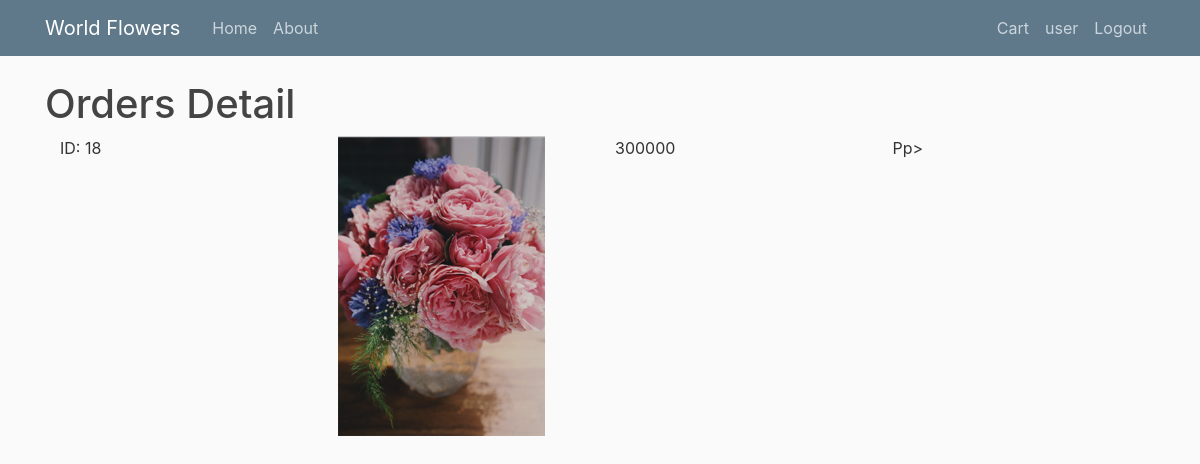
The app's page /user/orders_detail (signed in) with its own data.
### users/models.py (models this page shows, shortened)
class Order(models.Model):
    user = models.ForeignKey(User, on_delete=models.CASCADE)
    receiver = models.CharField(max_length=30)
    items_ordered = models.ManyToManyField(ItemSelection)
    date_ordered = models.DateTimeField(default = timezone.now())
    order_status = models.CharField(choices=ORDER_STATUS_CHOICES, max_length=1,null=False,default='P')
    address = models.CharField(max_length=70)
    phone = models.CharField(max_length=12)
    def __str__(self):
        return self.user.last_name + " " + self.user.first_name + " ordered " + ", ".join([i.item.title for i in self.items_ordered.all()])
    def get_cart_items(self):
        return self.items_ordered.all()
    def get_total_order_price(self):
        return sum([i.item.price*i.quantity for i in self.items_ordered.all()])
    get_total_order_price.short_description = 'Total cost'

class ItemSelection(models.Model):
    user = models.ForeignKey(User,on_delete=models.CASCADE)
    item = models.ForeignKey(Item, on_delete=models.CASCADE)
    quantity = models.PositiveSmallIntegerField(default=1)
    ordered = models.BooleanField(default=False)

### products/models.py (models this page shows, shortened)
class Item(models.Model):
    category = models.CharField(max_length=30)
    title = models.CharField(max_length=30)
    description = models.TextField(default='')
    price = models.PositiveIntegerField()
    number_item_left = models.PositiveIntegerField(default=1)
    tag = models.CharField(max_length=50) # This field must be divided by comma (,) between each tag
    weight = models.DecimalField(max_digits=5, decimal_places=2, default=1.0)
    dimension = models.CharField(max_length=20, default='? x ? x ? cm')

class ItemImage(models.Model):
    item = models.ForeignKey(Item, on_delete = models.CASCADE, related_name='image')
    image = models.ImageField(default='default_product.png', upload_to='product_pics')

### users/views.py (the view)
# urls.py: path('orders_detail', views.orders_detail, name="orders_detail"),
@login_required
def orders_detail(request):
    existing_orders = get_user_pending_order(request)
    contexts ={
        'orders': existing_orders
    }
    print(existing_orders)
    return render(request, 'users/orders_detail.html', contexts)

### users/views.py (called while the page is built)
def get_user_pending_order(request):
    orders = Order.objects.filter(user=request.user, order_status='P') | Order.objects.filter(user=request.user, order_status='S')
    if orders.exists():
        return orders
    return 0

### users/templates/users/orders_detail.html
{% extends "users/base.html"%}
{% block content %}
<h1>Orders Detail</h1>
{% if orders %}
<div class="container">
  {% for order in orders %}
  <div class="row">
    <div class="col">
      ID: {{ order.pk }}
    </div>
    <div class="col">
      {% for item in order.get_cart_items %}
      <div class="row">
        <div class="col">
          <img src="{{ item.item.image.first.image.url }}" alt="preview">
        </div>
      </div>
      {% endfor %}
    </div>
    <div class="col">
      <p>{{ order.get_total_order_price }}</p>
    </div>
    <div class="col">
      <p>{{ order.order_status }}p>
    </div>
  </div>
  <br>
  {% endfor %}
</div>
{% else %}
<p>You don't have any order yet.</p>
{% endif %}
{% endblock %}

### users/templates/users/base.html (shortened to what this page needs)
<!DOCTYPE html>
<html lang="en">
<head>
    <link rel="stylesheet" href="https://stackpath.bootstrapcdn.com/bootstrap/4.4.1/css/bootstrap.min.css">
</head>
<body>
    <header class="site-header">
        <nav class="navbar navbar-expand-md navbar-dark bg-steel fixed-top">
            <div class="container">
                <a class="navbar-brand mr-4" href="{% url 'home' %}">World Flowers</a>
                <div class="collapse navbar-collapse" id="navbarToggle">
                    <div class="navbar-nav mr-auto">
                        <a class="nav-item nav-link" href="{% url 'home' %}">Home</a>
                        <a class="nav-item nav-link" href="#">About</a>
                    </div>
                    <div class="navbar-nav">
                        {% if user.is_authenticated %}
                        <a class="nav-item nav-link" href="{% url 'cart' %}">Cart</a>
                        <a class="nav-item nav-link" href="{% url 'profile' %}">{{user.username}}</a>
                        <a class="nav-item nav-link" href="{% url 'logout' %}">Logout</a>
                        {% else %}
                        <a class="nav-item nav-link" href="{% url 'login' %}">Login</a>
                        <a class="nav-item nav-link" href="{% url 'register' %}">Register</a>
                        {% endif %}
                    </div>
                </div>
            </div>
        </nav>
    </header>
    <main role="main" class="container">
        {% block content%} {% endblock %}
    </main>
</body>
</html>

### users/templates/users/base.html (style rules this page uses)
body { background: #fafafa; color: #333333; margin-top: 5rem; }
h1, h2, h3, h4, h5, h6 { color: #444444; }
.bg-steel { background-color: #5f788a; }
.site-header .navbar-nav .nav-link { color: #cbd5db; }

### records on screen
Order: pk "18", get_total_order_price "300000", order_status "P"
ItemSelection: item.image.first.image (picture)

### other values on screen
{{ user.username }} "user"
